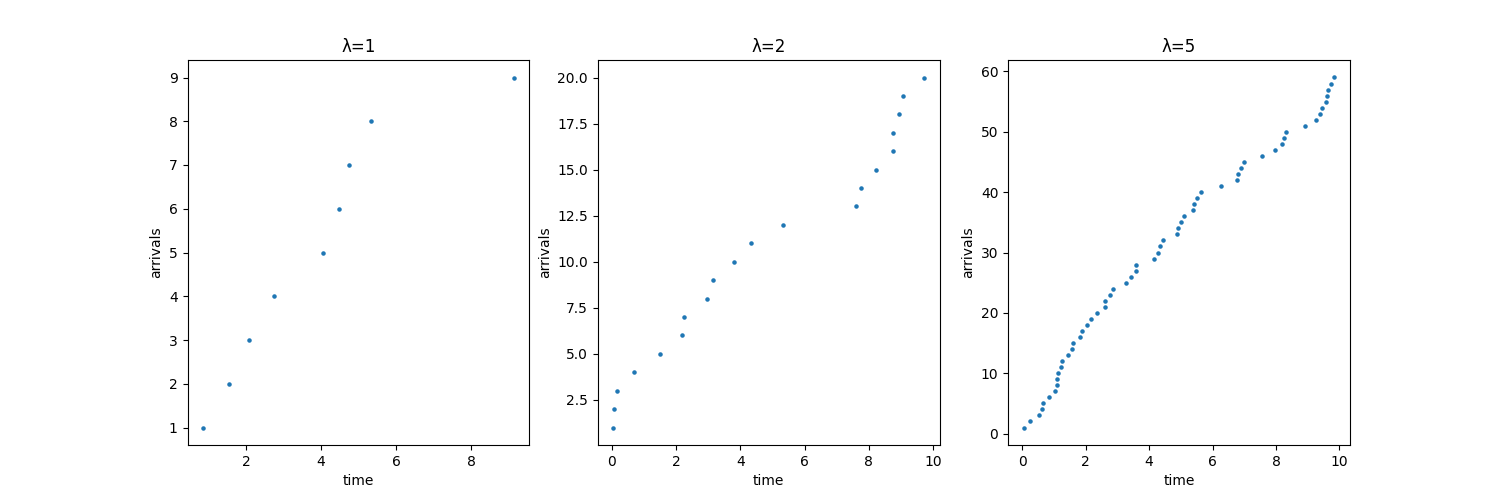

Recreate this plot in Python.
import numpy as np
import matplotlib.pyplot as plt

lambdas = [1, 2, 5]
sequences = [[] for _ in range(len(lambdas))]

fig, axs = plt.subplots(1, 3, figsize=(15, 5))
axes = axs.flatten()


for i in range(len(lambdas)):
    t = 0
    scale = 1 / lambdas[i]
    while(True):
        random_number = np.random.exponential(scale)
        t += random_number
        if(t > 10):
            break
        sequences[i].append(t)
    sequences[i] = np.array(sequences[i])
    height = np.arange(1, len(sequences[i]) + 1)
    axes[i].scatter(sequences[i], height, marker='o', s=5)
    axes[i].set_title(f'λ={lambdas[i]}')
    axes[i].set_xlabel("time")
    axes[i].set_ylabel("arrivals")
    
plt.savefig('4.png')
plt.show()